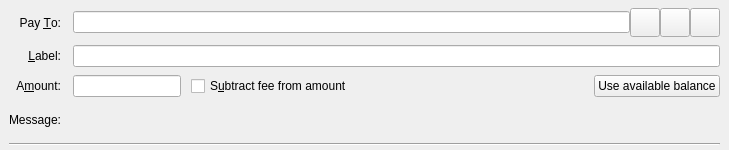
<?xml version="1.0" encoding="UTF-8"?>
<ui version="4.0">
 <class>SendCoinsEntry</class>
 <widget class="QStackedWidget" name="SendCoinsEntry">
  <property name="geometry">
   <rect>
    <x>0</x>
    <y>0</y>
    <width>729</width>
    <height>150</height>
   </rect>
  </property>
  <property name="focusPolicy">
   <enum>Qt::TabFocus</enum>
  </property>
  <property name="autoFillBackground">
   <bool>false</bool>
  </property>
  <widget class="QFrame" name="SendCoins">
   <property name="toolTip">
    <string>This is a normal payment.</string>
   </property>
   <property name="frameShape">
    <enum>QFrame::NoFrame</enum>
   </property>
   <layout class="QGridLayout" name="gridLayout">
    <property name="topMargin">
     <number>8</number>
    </property>
    <property name="bottomMargin">
     <number>4</number>
    </property>
    <property name="horizontalSpacing">
     <number>12</number>
    </property>
    <property name="verticalSpacing">
     <number>8</number>
    </property>
    <item row="0" column="0">
     <widget class="QLabel" name="payToLabel">
      <property name="text">
       <string>Pay &amp;To:</string>
      </property>
      <property name="alignment">
       <set>Qt::AlignRight|Qt::AlignTrailing|Qt::AlignVCenter</set>
      </property>
      <property name="buddy">
       <cstring>payTo</cstring>
      </property>
     </widget>
    </item>
    <item row="0" column="1">
     <layout class="QHBoxLayout" name="payToLayout">
      <property name="spacing">
       <number>0</number>
      </property>
      <item>
       <widget class="QValidatedLineEdit" name="payTo">
        <property name="toolTip">
         <string>The Komodo address to send the payment to</string>
        </property>
       </widget>
      </item>
      <item>
       <widget class="QToolButton" name="addressBookButton">
        <property name="toolTip">
         <string>Choose previously used address</string>
        </property>
        <property name="text">
         <string/>
        </property>
        <property name="icon">
         <iconset resource="../squishy.qrc">
          <normaloff>:/icons/address-book</normaloff>:/icons/address-book</iconset>
        </property>
        <property name="iconSize">
         <size>
          <width>22</width>
          <height>22</height>
         </size>
        </property>
        <property name="shortcut">
         <string>Alt+A</string>
        </property>
       </widget>
      </item>
      <item>
       <widget class="QToolButton" name="pasteButton">
        <property name="toolTip">
         <string>Paste address from clipboard</string>
        </property>
        <property name="text">
         <string/>
        </property>
        <property name="icon">
         <iconset resource="../squishy.qrc">
          <normaloff>:/icons/editpaste</normaloff>:/icons/editpaste</iconset>
        </property>
        <property name="iconSize">
         <size>
          <width>22</width>
          <height>22</height>
         </size>
        </property>
        <property name="shortcut">
         <string>Alt+P</string>
        </property>
       </widget>
      </item>
      <item>
       <widget class="QToolButton" name="deleteButton">
        <property name="toolTip">
         <string>Remove this entry</string>
        </property>
        <property name="text">
         <string/>
        </property>
        <property name="icon">
         <iconset resource="../squishy.qrc">
          <normaloff>:/icons/remove</normaloff>:/icons/remove</iconset>
        </property>
        <property name="iconSize">
         <size>
          <width>22</width>
          <height>22</height>
         </size>
        </property>
       </widget>
      </item>
     </layout>
    </item>
    <item row="1" column="0">
     <widget class="QLabel" name="labellLabel">
      <property name="text">
       <string>&amp;Label:</string>
      </property>
      <property name="alignment">
       <set>Qt::AlignRight|Qt::AlignTrailing|Qt::AlignVCenter</set>
      </property>
      <property name="buddy">
       <cstring>addAsLabel</cstring>
      </property>
     </widget>
    </item>
    <item row="1" column="1">
     <widget class="QLineEdit" name="addAsLabel">
      <property name="toolTip">
       <string>Enter a label for this address to add it to the list of used addresses (only for taddrs)</string>
      </property>
     </widget>
    </item>
    <item row="2" column="0">
     <widget class="QLabel" name="amountLabel">
      <property name="text">
       <string>A&amp;mount:</string>
      </property>
      <property name="alignment">
       <set>Qt::AlignRight|Qt::AlignTrailing|Qt::AlignVCenter</set>
      </property>
      <property name="buddy">
       <cstring>payAmount</cstring>
      </property>
     </widget>
    </item>
    <item row="2" column="1">
     <layout class="QHBoxLayout" name="horizontalLayoutAmount" stretch="0,1,0">
      <property name="spacing">
       <number>10</number>
      </property>
      <item>
       <widget class="KomodoAmountField" name="payAmount"/>
      </item>
      <item>
       <widget class="QCheckBox" name="checkboxSubtractFeeFromAmount">
        <property name="toolTip">
         <string>The fee will be deducted from the amount being sent. The recipient will receive less coins than you enter in the amount field. If multiple recipients are selected, the fee is split equally.</string>
        </property>
        <property name="text">
         <string>S&amp;ubtract fee from amount</string>
        </property>
       </widget>
      </item>
      <item>
       <widget class="QPushButton" name="useAvailableBalanceButton">
        <property name="text">
         <string>Use available balance</string>
        </property>
        <property name="icon">
         <iconset>
          <normaloff>:/icons/all_balance</normaloff>:/icons/all_balance</iconset>
        </property>
       </widget>
      </item>
     </layout>
    </item>
    <item row="3" column="0">
     <widget class="QLabel" name="messageLabel">
      <property name="text">
       <string>Message:</string>
      </property>
      <property name="alignment">
       <set>Qt::AlignRight|Qt::AlignTrailing|Qt::AlignVCenter</set>
      </property>
     </widget>
    </item>
    <item row="3" column="1">
     <widget class="QLabel" name="messageTextLabel">
      <property name="toolTip">
       <string>A message that was attached to the squishy: URI which will be stored with the transaction for your reference. Note: This message will not be sent over the Komodo network.</string>
      </property>
      <property name="textFormat">
       <enum>Qt::PlainText</enum>
      </property>
     </widget>
    </item>
    <item row="4" column="0" colspan="2">
     <widget class="Line" name="line">
      <property name="orientation">
       <enum>Qt::Horizontal</enum>
      </property>
     </widget>
    </item>
   </layout>
  </widget>
  <widget class="QFrame" name="SendCoins_UnauthenticatedPaymentRequest">
   <property name="palette">
    <palette>
     <active>
      <colorrole role="WindowText">
       <brush brushstyle="SolidPattern">
        <color alpha="255">
         <red>0</red>
         <green>0</green>
         <blue>0</blue>
        </color>
       </brush>
      </colorrole>
      <colorrole role="Button">
       <brush brushstyle="SolidPattern">
        <color alpha="255">
         <red>255</red>
         <green>255</green>
         <blue>127</blue>
        </color>
       </brush>
      </colorrole>
      <colorrole role="Light">
       <brush brushstyle="SolidPattern">
        <color alpha="255">
         <red>255</red>
         <green>255</green>
         <blue>255</blue>
        </color>
       </brush>
      </colorrole>
      <colorrole role="Midlight">
       <brush brushstyle="SolidPattern">
        <color alpha="255">
         <red>255</red>
         <green>255</green>
         <blue>191</blue>
        </color>
       </brush>
      </colorrole>
      <colorrole role="Dark">
       <brush brushstyle="SolidPattern">
        <color alpha="255">
         <red>127</red>
         <green>127</green>
         <blue>63</blue>
        </color>
       </brush>
      </colorrole>
      <colorrole role="Mid">
       <brush brushstyle="SolidPattern">
        <color alpha="255">
         <red>170</red>
         <green>170</green>
         <blue>84</blue>
        </color>
       </brush>
      </colorrole>
      <colorrole role="Text">
       <brush brushstyle="SolidPattern">
        <color alpha="255">
         <red>0</red>
         <green>0</green>
         <blue>0</blue>
        </color>
       </brush>
      </colorrole>
      <colorrole role="BrightText">
       <brush brushstyle="SolidPattern">
        <color alpha="255">
         <red>255</red>
         <green>255</green>
         <blue>255</blue>
        </color>
       </brush>
      </colorrole>
      <colorrole role="ButtonText">
       <brush brushstyle="SolidPattern">
        <color alpha="255">
         <red>0</red>
         <green>0</green>
         <blue>0</blue>
        </color>
       </brush>
      </colorrole>
      <colorrole role="Base">
       <brush brushstyle="SolidPattern">
        <color alpha="255">
         <red>255</red>
         <green>255</green>
         <blue>255</blue>
        </color>
       </brush>
      </colorrole>
      <colorrole role="Window">
       <brush brushstyle="SolidPattern">
        <color alpha="255">
         <red>255</red>
         <green>255</green>
         <blue>127</blue>
        </color>
       </brush>
      </colorrole>
      <colorrole role="Shadow">
       <brush brushstyle="SolidPattern">
        <color alpha="255">
         <red>0</red>
         <green>0</green>
         <blue>0</blue>
        </color>
       </brush>
      </colorrole>
      <colorrole role="AlternateBase">
       <brush brushstyle="SolidPattern">
        <color alpha="255">
         <red>255</red>
         <green>255</green>
         <blue>191</blue>
        </color>
       </brush>
      </colorrole>
      <colorrole role="ToolTipBase">
       <brush brushstyle="SolidPattern">
        <color alpha="255">
         <red>255</red>
         <green>255</green>
         <blue>220</blue>
        </color>
       </brush>
      </colorrole>
      <colorrole role="ToolTipText">
       <brush brushstyle="SolidPattern">
        <color alpha="255">
         <red>0</red>
         <green>0</green>
         <blue>0</blue>
        </color>
       </brush>
      </colorrole>
     </active>
     <inactive>
      <colorrole role="WindowText">
       <brush brushstyle="SolidPattern">
        <color alpha="255">
         <red>0</red>
         <green>0</green>
         <blue>0</blue>
        </color>
       </brush>
      </colorrole>
      <colorrole role="Button">
       <brush brushstyle="SolidPattern">
        <color alpha="255">
         <red>255</red>
         <green>255</green>
         <blue>127</blue>
        </color>
       </brush>
      </colorrole>
      <colorrole role="Light">
       <brush brushstyle="SolidPattern">
        <color alpha="255">
         <red>255</red>
         <green>255</green>
         <blue>255</blue>
        </color>
       </brush>
      </colorrole>
      <colorrole role="Midlight">
       <brush brushstyle="SolidPattern">
        <color alpha="255">
         <red>255</red>
         <green>255</green>
         <blue>191</blue>
        </color>
       </brush>
      </colorrole>
      <colorrole role="Dark">
       <brush brushstyle="SolidPattern">
        <color alpha="255">
         <red>127</red>
         <green>127</green>
         <blue>63</blue>
        </color>
       </brush>
      </colorrole>
      <colorrole role="Mid">
       <brush brushstyle="SolidPattern">
        <color alpha="255">
         <red>170</red>
         <green>170</green>
         <blue>84</blue>
        </color>
       </brush>
      </colorrole>
      <colorrole role="Text">
       <brush brushstyle="SolidPattern">
        <color alpha="255">
         <red>0</red>
         <green>0</green>
         <blue>0</blue>
        </color>
       </brush>
      </colorrole>
      <colorrole role="BrightText">
       <brush brushstyle="SolidPattern">
        <color alpha="255">
         <red>255</red>
         <green>255</green>
         <blue>255</blue>
        </color>
       </brush>
      </colorrole>
      <colorrole role="ButtonText">
       <brush brushstyle="SolidPattern">
        <color alpha="255">
         <red>0</red>
         <green>0</green>
         <blue>0</blue>
        </color>
       </brush>
      </colorrole>
      <colorrole role="Base">
       <brush brushstyle="SolidPattern">
        <color alpha="255">
         <red>255</red>
         <green>255</green>
         <blue>255</blue>
        </color>
       </brush>
      </colorrole>
      <colorrole role="Window">
       <brush brushstyle="SolidPattern">
        <color alpha="255">
         <red>255</red>
         <green>255</green>
         <blue>127</blue>
        </color>
       </brush>
      </colorrole>
      <colorrole role="Shadow">
       <brush brushstyle="SolidPattern">
        <color alpha="255">
         <red>0</red>
         <green>0</green>
         <blue>0</blue>
        </color>
       </brush>
      </colorrole>
      <colorrole role="AlternateBase">
       <brush brushstyle="SolidPattern">
        <color alpha="255">
         <red>255</red>
         <green>255</green>
         <blue>191</blue>
        </color>
       </brush>
      </colorrole>
      <colorrole role="ToolTipBase">
       <brush brushstyle="SolidPattern">
        <color alpha="255">
         <red>255</red>
         <green>255</green>
         <blue>220</blue>
        </color>
       </brush>
      </colorrole>
      <colorrole role="ToolTipText">
       <brush brushstyle="SolidPattern">
        <color alpha="255">
         <red>0</red>
         <green>0</green>
         <blue>0</blue>
        </color>
       </brush>
      </colorrole>
     </inactive>
     <disabled>
      <colorrole role="WindowText">
       <brush brushstyle="SolidPattern">
        <color alpha="255">
         <red>127</red>
         <green>127</green>
         <blue>63</blue>
        </color>
       </brush>
      </colorrole>
      <colorrole role="Button">
       <brush brushstyle="SolidPattern">
        <color alpha="255">
         <red>255</red>
         <green>255</green>
         <blue>127</blue>
        </color>
       </brush>
      </colorrole>
      <colorrole role="Light">
       <brush brushstyle="SolidPattern">
        <color alpha="255">
         <red>255</red>
         <green>255</green>
         <blue>255</blue>
        </color>
       </brush>
      </colorrole>
      <colorrole role="Midlight">
       <brush brushstyle="SolidPattern">
        <color alpha="255">
         <red>255</red>
         <green>255</green>
         <blue>191</blue>
        </color>
       </brush>
      </colorrole>
      <colorrole role="Dark">
       <brush brushstyle="SolidPattern">
        <color alpha="255">
         <red>127</red>
         <green>127</green>
         <blue>63</blue>
        </color>
       </brush>
      </colorrole>
      <colorrole role="Mid">
       <brush brushstyle="SolidPattern">
        <color alpha="255">
         <red>170</red>
         <green>170</green>
         <blue>84</blue>
        </color>
       </brush>
      </colorrole>
      <colorrole role="Text">
       <brush brushstyle="SolidPattern">
        <color alpha="255">
         <red>127</red>
         <green>127</green>
         <blue>63</blue>
        </color>
       </brush>
      </colorrole>
      <colorrole role="BrightText">
       <brush brushstyle="SolidPattern">
        <color alpha="255">
         <red>255</red>
         <green>255</green>
         <blue>255</blue>
        </color>
       </brush>
      </colorrole>
      <colorrole role="ButtonText">
       <brush brushstyle="SolidPattern">
        <color alpha="255">
         <red>127</red>
         <green>127</green>
         <blue>63</blue>
        </color>
       </brush>
      </colorrole>
      <colorrole role="Base">
       <brush brushstyle="SolidPattern">
        <color alpha="255">
         <red>255</red>
         <green>255</green>
         <blue>127</blue>
        </color>
       </brush>
      </colorrole>
      <colorrole role="Window">
       <brush brushstyle="SolidPattern">
        <color alpha="255">
         <red>255</red>
         <green>255</green>
         <blue>127</blue>
        </color>
       </brush>
      </colorrole>
      <colorrole role="Shadow">
       <brush brushstyle="SolidPattern">
        <color alpha="255">
         <red>0</red>
         <green>0</green>
         <blue>0</blue>
        </color>
       </brush>
      </colorrole>
      <colorrole role="AlternateBase">
       <brush brushstyle="SolidPattern">
        <color alpha="255">
         <red>255</red>
         <green>255</green>
         <blue>127</blue>
        </color>
       </brush>
      </colorrole>
      <colorrole role="ToolTipBase">
       <brush brushstyle="SolidPattern">
        <color alpha="255">
         <red>255</red>
         <green>255</green>
         <blue>220</blue>
        </color>
       </brush>
      </colorrole>
      <colorrole role="ToolTipText">
       <brush brushstyle="SolidPattern">
        <color alpha="255">
         <red>0</red>
         <green>0</green>
         <blue>0</blue>
        </color>
       </brush>
      </colorrole>
     </disabled>
    </palette>
   </property>
   <property name="toolTip">
    <string>This is an unauthenticated payment request.</string>
   </property>
   <property name="autoFillBackground">
    <bool>true</bool>
   </property>
   <property name="frameShape">
    <enum>QFrame::NoFrame</enum>
   </property>
   <layout class="QGridLayout" name="gridLayout_is">
    <property name="spacing">
     <number>12</number>
    </property>
    <item row="0" column="0">
     <widget class="QLabel" name="payToLabel_is">
      <property name="text">
       <string>Pay To:</string>
      </property>
      <property name="alignment">
       <set>Qt::AlignRight|Qt::AlignTrailing|Qt::AlignVCenter</set>
      </property>
     </widget>
    </item>
    <item row="0" column="1">
     <layout class="QHBoxLayout" name="payToLayout_is">
      <property name="spacing">
       <number>0</number>
      </property>
      <item>
       <widget class="QLabel" name="payTo_is"/>
      </item>
      <item>
       <widget class="QToolButton" name="deleteButton_is">
        <property name="toolTip">
         <string>Remove this entry</string>
        </property>
        <property name="text">
         <string/>
        </property>
        <property name="icon">
         <iconset resource="../squishy.qrc">
          <normaloff>:/icons/remove</normaloff>:/icons/remove</iconset>
        </property>
       </widget>
      </item>
     </layout>
    </item>
    <item row="1" column="0">
     <widget class="QLabel" name="memoLabel_is">
      <property name="text">
       <string>Memo:</string>
      </property>
      <property name="alignment">
       <set>Qt::AlignRight|Qt::AlignTrailing|Qt::AlignVCenter</set>
      </property>
     </widget>
    </item>
    <item row="1" column="1">
     <widget class="QLabel" name="memoTextLabel_is">
      <property name="textFormat">
       <enum>Qt::PlainText</enum>
      </property>
     </widget>
    </item>
    <item row="2" column="0">
     <widget class="QLabel" name="amountLabel_is">
      <property name="text">
       <string>A&amp;mount:</string>
      </property>
      <property name="alignment">
       <set>Qt::AlignRight|Qt::AlignTrailing|Qt::AlignVCenter</set>
      </property>
      <property name="buddy">
       <cstring>payAmount_is</cstring>
      </property>
     </widget>
    </item>
    <item row="2" column="1">
     <widget class="KomodoAmountField" name="payAmount_is">
      <property name="acceptDrops">
       <bool>false</bool>
      </property>
     </widget>
    </item>
   </layout>
  </widget>
  <widget class="QFrame" name="SendCoins_AuthenticatedPaymentRequest">
   <property name="palette">
    <palette>
     <active>
      <colorrole role="WindowText">
       <brush brushstyle="SolidPattern">
        <color alpha="255">
         <red>0</red>
         <green>0</green>
         <blue>0</blue>
        </color>
       </brush>
      </colorrole>
      <colorrole role="Button">
       <brush brushstyle="SolidPattern">
        <color alpha="255">
         <red>140</red>
         <green>232</green>
         <blue>119</blue>
        </color>
       </brush>
      </colorrole>
      <colorrole role="Light">
       <brush brushstyle="SolidPattern">
        <color alpha="255">
         <red>230</red>
         <green>255</green>
         <blue>224</blue>
        </color>
       </brush>
      </colorrole>
      <colorrole role="Midlight">
       <brush brushstyle="SolidPattern">
        <color alpha="255">
         <red>185</red>
         <green>243</green>
         <blue>171</blue>
        </color>
       </brush>
      </colorrole>
      <colorrole role="Dark">
       <brush brushstyle="SolidPattern">
        <color alpha="255">
         <red>70</red>
         <green>116</green>
         <blue>59</blue>
        </color>
       </brush>
      </colorrole>
      <colorrole role="Mid">
       <brush brushstyle="SolidPattern">
        <color alpha="255">
         <red>93</red>
         <green>155</green>
         <blue>79</blue>
        </color>
       </brush>
      </colorrole>
      <colorrole role="Text">
       <brush brushstyle="SolidPattern">
        <color alpha="255">
         <red>0</red>
         <green>0</green>
         <blue>0</blue>
        </color>
       </brush>
      </colorrole>
      <colorrole role="BrightText">
       <brush brushstyle="SolidPattern">
        <color alpha="255">
         <red>155</red>
         <green>255</green>
         <blue>147</blue>
        </color>
       </brush>
      </colorrole>
      <colorrole role="ButtonText">
       <brush brushstyle="SolidPattern">
        <color alpha="255">
         <red>0</red>
         <green>0</green>
         <blue>0</blue>
        </color>
       </brush>
      </colorrole>
      <colorrole role="Base">
       <brush brushstyle="SolidPattern">
        <color alpha="255">
         <red>119</red>
         <green>255</green>
         <blue>233</blue>
        </color>
       </brush>
      </colorrole>
      <colorrole role="Window">
       <brush brushstyle="SolidPattern">
        <color alpha="255">
         <red>140</red>
         <green>232</green>
         <blue>119</blue>
        </color>
       </brush>
      </colorrole>
      <colorrole role="Shadow">
       <brush brushstyle="SolidPattern">
        <color alpha="255">
         <red>0</red>
         <green>0</green>
         <blue>0</blue>
        </color>
       </brush>
      </colorrole>
      <colorrole role="AlternateBase">
       <brush brushstyle="SolidPattern">
        <color alpha="255">
         <red>197</red>
         <green>243</green>
         <blue>187</blue>
        </color>
       </brush>
      </colorrole>
      <colorrole role="NoRole">
       <brush brushstyle="SolidPattern">
        <color alpha="255">
         <red>125</red>
         <green>194</green>
         <blue>122</blue>
        </color>
       </brush>
      </colorrole>
      <colorrole role="ToolTipBase">
       <brush brushstyle="SolidPattern">
        <color alpha="255">
         <red>255</red>
         <green>255</green>
         <blue>220</blue>
        </color>
       </brush>
      </colorrole>
      <colorrole role="ToolTipText">
       <brush brushstyle="SolidPattern">
        <color alpha="255">
         <red>0</red>
         <green>0</green>
         <blue>0</blue>
        </color>
       </brush>
      </colorrole>
     </active>
     <inactive>
      <colorrole role="WindowText">
       <brush brushstyle="SolidPattern">
        <color alpha="255">
         <red>0</red>
         <green>0</green>
         <blue>0</blue>
        </color>
       </brush>
      </colorrole>
      <colorrole role="Button">
       <brush brushstyle="SolidPattern">
        <color alpha="255">
         <red>140</red>
         <green>232</green>
         <blue>119</blue>
        </color>
       </brush>
      </colorrole>
      <colorrole role="Light">
       <brush brushstyle="SolidPattern">
        <color alpha="255">
         <red>230</red>
         <green>255</green>
         <blue>224</blue>
        </color>
       </brush>
      </colorrole>
      <colorrole role="Midlight">
       <brush brushstyle="SolidPattern">
        <color alpha="255">
         <red>185</red>
         <green>243</green>
         <blue>171</blue>
        </color>
       </brush>
      </colorrole>
      <colorrole role="Dark">
       <brush brushstyle="SolidPattern">
        <color alpha="255">
         <red>70</red>
         <green>116</green>
         <blue>59</blue>
        </color>
       </brush>
      </colorrole>
      <colorrole role="Mid">
       <brush brushstyle="SolidPattern">
        <color alpha="255">
         <red>93</red>
         <green>155</green>
         <blue>79</blue>
        </color>
       </brush>
      </colorrole>
      <colorrole role="Text">
       <brush brushstyle="SolidPattern">
        <color alpha="255">
         <red>0</red>
         <green>0</green>
         <blue>0</blue>
        </color>
       </brush>
      </colorrole>
      <colorrole role="BrightText">
       <brush brushstyle="SolidPattern">
        <color alpha="255">
         <red>155</red>
         <green>255</green>
         <blue>147</blue>
        </color>
       </brush>
      </colorrole>
      <colorrole role="ButtonText">
       <brush brushstyle="SolidPattern">
        <color alpha="255">
         <red>0</red>
         <green>0</green>
         <blue>0</blue>
        </color>
       </brush>
      </colorrole>
      <colorrole role="Base">
       <brush brushstyle="SolidPattern">
        <color alpha="255">
         <red>119</red>
         <green>255</green>
         <blue>233</blue>
        </color>
       </brush>
      </colorrole>
      <colorrole role="Window">
       <brush brushstyle="SolidPattern">
        <color alpha="255">
         <red>140</red>
         <green>232</green>
         <blue>119</blue>
        </color>
       </brush>
      </colorrole>
      <colorrole role="Shadow">
       <brush brushstyle="SolidPattern">
        <color alpha="255">
         <red>0</red>
         <green>0</green>
         <blue>0</blue>
        </color>
       </brush>
      </colorrole>
      <colorrole role="AlternateBase">
       <brush brushstyle="SolidPattern">
        <color alpha="255">
         <red>197</red>
         <green>243</green>
         <blue>187</blue>
        </color>
       </brush>
      </colorrole>
      <colorrole role="NoRole">
       <brush brushstyle="SolidPattern">
        <color alpha="255">
         <red>125</red>
         <green>194</green>
         <blue>122</blue>
        </color>
       </brush>
      </colorrole>
      <colorrole role="ToolTipBase">
       <brush brushstyle="SolidPattern">
        <color alpha="255">
         <red>255</red>
         <green>255</green>
         <blue>220</blue>
        </color>
       </brush>
      </colorrole>
      <colorrole role="ToolTipText">
       <brush brushstyle="SolidPattern">
        <color alpha="255">
         <red>0</red>
         <green>0</green>
         <blue>0</blue>
        </color>
       </brush>
      </colorrole>
     </inactive>
     <disabled>
      <colorrole role="WindowText">
       <brush brushstyle="SolidPattern">
        <color alpha="255">
         <red>70</red>
         <green>116</green>
         <blue>59</blue>
        </color>
       </brush>
      </colorrole>
      <colorrole role="Button">
       <brush brushstyle="SolidPattern">
        <color alpha="255">
         <red>140</red>
         <green>232</green>
         <blue>119</blue>
        </color>
       </brush>
      </colorrole>
      <colorrole role="Light">
       <brush brushstyle="SolidPattern">
        <color alpha="255">
         <red>230</red>
         <green>255</green>
         <blue>224</blue>
        </color>
       </brush>
      </colorrole>
      <colorrole role="Midlight">
       <brush brushstyle="SolidPattern">
        <color alpha="255">
         <red>185</red>
         <green>243</green>
         <blue>171</blue>
        </color>
       </brush>
      </colorrole>
      <colorrole role="Dark">
       <brush brushstyle="SolidPattern">
        <color alpha="255">
         <red>70</red>
         <green>116</green>
         <blue>59</blue>
        </color>
       </brush>
      </colorrole>
      <colorrole role="Mid">
       <brush brushstyle="SolidPattern">
        <color alpha="255">
         <red>93</red>
         <green>155</green>
         <blue>79</blue>
        </color>
       </brush>
      </colorrole>
      <colorrole role="Text">
       <brush brushstyle="SolidPattern">
        <color alpha="255">
         <red>70</red>
         <green>116</green>
         <blue>59</blue>
        </color>
       </brush>
      </colorrole>
      <colorrole role="BrightText">
       <brush brushstyle="SolidPattern">
        <color alpha="255">
         <red>155</red>
         <green>255</green>
         <blue>147</blue>
        </color>
       </brush>
      </colorrole>
      <colorrole role="ButtonText">
       <brush brushstyle="SolidPattern">
        <color alpha="255">
         <red>70</red>
         <green>116</green>
         <blue>59</blue>
        </color>
       </brush>
      </colorrole>
      <colorrole role="Base">
       <brush brushstyle="SolidPattern">
        <color alpha="255">
         <red>140</red>
         <green>232</green>
         <blue>119</blue>
        </color>
       </brush>
      </colorrole>
      <colorrole role="Window">
       <brush brushstyle="SolidPattern">
        <color alpha="255">
         <red>140</red>
         <green>232</green>
         <blue>119</blue>
        </color>
       </brush>
      </colorrole>
      <colorrole role="Shadow">
       <brush brushstyle="SolidPattern">
        <color alpha="255">
         <red>0</red>
         <green>0</green>
         <blue>0</blue>
        </color>
       </brush>
      </colorrole>
      <colorrole role="AlternateBase">
       <brush brushstyle="SolidPattern">
        <color alpha="255">
         <red>140</red>
         <green>232</green>
         <blue>119</blue>
        </color>
       </brush>
      </colorrole>
      <colorrole role="NoRole">
       <brush brushstyle="SolidPattern">
        <color alpha="255">
         <red>125</red>
         <green>194</green>
         <blue>122</blue>
        </color>
       </brush>
      </colorrole>
      <colorrole role="ToolTipBase">
       <brush brushstyle="SolidPattern">
        <color alpha="255">
         <red>255</red>
         <green>255</green>
         <blue>220</blue>
        </color>
       </brush>
      </colorrole>
      <colorrole role="ToolTipText">
       <brush brushstyle="SolidPattern">
        <color alpha="255">
         <red>0</red>
         <green>0</green>
         <blue>0</blue>
        </color>
       </brush>
      </colorrole>
     </disabled>
    </palette>
   </property>
   <property name="toolTip">
    <string>This is an authenticated payment request.</string>
   </property>
   <property name="autoFillBackground">
    <bool>true</bool>
   </property>
   <property name="frameShape">
    <enum>QFrame::NoFrame</enum>
   </property>
   <layout class="QGridLayout" name="gridLayout_s">
    <property name="spacing">
     <number>12</number>
    </property>
    <item row="0" column="0">
     <widget class="QLabel" name="payToLabel_s">
      <property name="text">
       <string>Pay To:</string>
      </property>
      <property name="alignment">
       <set>Qt::AlignRight|Qt::AlignTrailing|Qt::AlignVCenter</set>
      </property>
     </widget>
    </item>
    <item row="0" column="1">
     <layout class="QHBoxLayout" name="payToLayout_s">
      <property name="spacing">
       <number>0</number>
      </property>
      <item>
       <widget class="QLabel" name="payTo_s">
        <property name="textFormat">
         <enum>Qt::PlainText</enum>
        </property>
       </widget>
      </item>
      <item>
       <widget class="QToolButton" name="deleteButton_s">
        <property name="toolTip">
         <string>Remove this entry</string>
        </property>
        <property name="text">
         <string/>
        </property>
        <property name="icon">
         <iconset resource="../squishy.qrc">
          <normaloff>:/icons/remove</normaloff>:/icons/remove</iconset>
        </property>
       </widget>
      </item>
     </layout>
    </item>
    <item row="1" column="0">
     <widget class="QLabel" name="memoLabel_s">
      <property name="text">
       <string>Memo:</string>
      </property>
      <property name="alignment">
       <set>Qt::AlignRight|Qt::AlignTrailing|Qt::AlignVCenter</set>
      </property>
     </widget>
    </item>
    <item row="1" column="1">
     <widget class="QLabel" name="memoTextLabel_s">
      <property name="textFormat">
       <enum>Qt::PlainText</enum>
      </property>
     </widget>
    </item>
    <item row="2" column="0">
     <widget class="QLabel" name="amountLabel_s">
      <property name="text">
       <string>A&amp;mount:</string>
      </property>
      <property name="alignment">
       <set>Qt::AlignRight|Qt::AlignTrailing|Qt::AlignVCenter</set>
      </property>
      <property name="buddy">
       <cstring>payAmount_s</cstring>
      </property>
     </widget>
    </item>
    <item row="2" column="1">
     <widget class="KomodoAmountField" name="payAmount_s">
      <property name="acceptDrops">
       <bool>false</bool>
      </property>
     </widget>
    </item>
   </layout>
  </widget>
 </widget>
 <customwidgets>
  <customwidget>
   <class>QValidatedLineEdit</class>
   <extends>QLineEdit</extends>
   <header>qvalidatedlineedit.h</header>
  </customwidget>
  <customwidget>
   <class>KomodoAmountField</class>
   <extends>QLineEdit</extends>
   <header>squishyamountfield.h</header>
   <container>1</container>
  </customwidget>
 </customwidgets>
 <tabstops>
  <tabstop>payTo</tabstop>
  <tabstop>addressBookButton</tabstop>
  <tabstop>pasteButton</tabstop>
  <tabstop>deleteButton</tabstop>
  <tabstop>addAsLabel</tabstop>
  <tabstop>payAmount</tabstop>
  <tabstop>payAmount_is</tabstop>
  <tabstop>deleteButton_is</tabstop>
  <tabstop>payAmount_s</tabstop>
  <tabstop>deleteButton_s</tabstop>
 </tabstops>
 <resources>
  <include location="../squishy.qrc"/>
 </resources>
 <connections/>
</ui>
